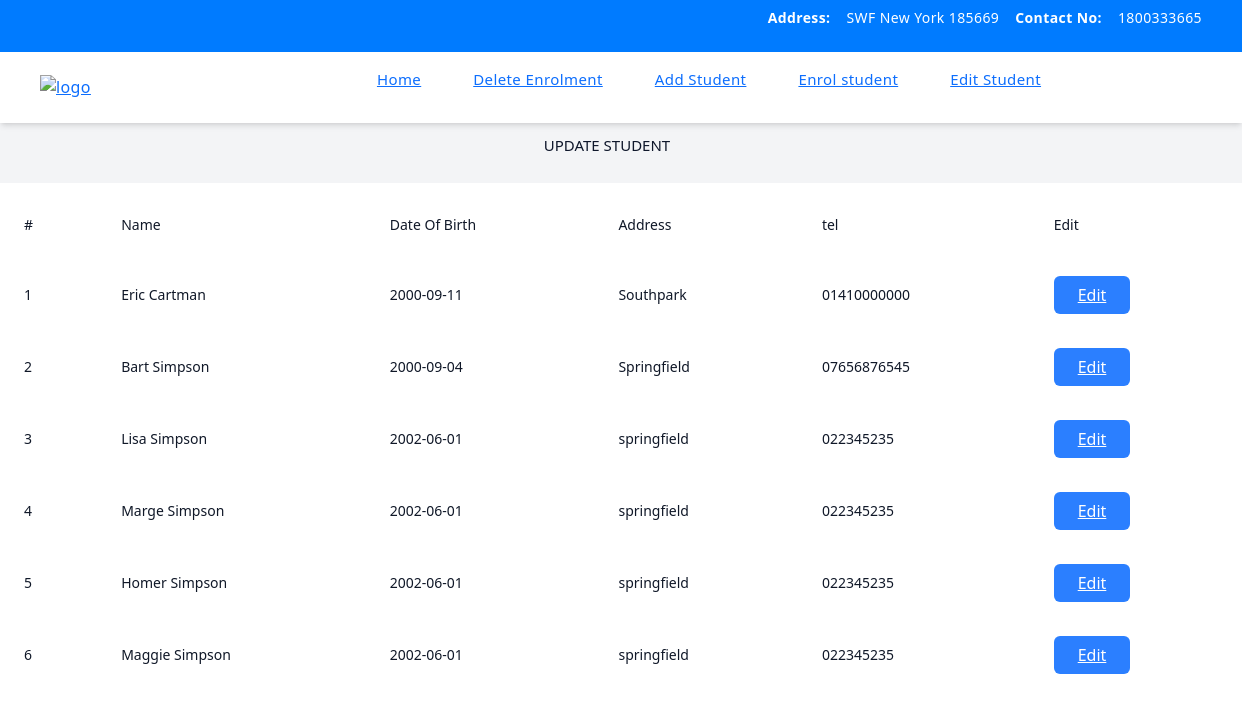
/pages/update-student.php, run on the app's committed database.
### tables this page shows
CREATE TABLE `student` (
  `student_id` int(11) NOT NULL,
  `student_name` varchar(64) DEFAULT NULL,
  `dob` date DEFAULT NULL,
  `address` varchar(255) DEFAULT NULL,
  `tel` varchar(13) DEFAULT NULL
);

### pages/update-student.php (the view)
<?php
  include '../config/dbConfig.php';
  include '../partials/header.php';
  $students = $conn->prepare("SELECT
  student_id,
  student_name,
  dob,
  address,
  tel
  FROM student
  ");
  $students->execute();
  $students->store_result();
  $students->bind_result($studentId, $studentName, $studentDob, $studentAddress, $tel)
?>
<div class="bg-gray-100 px-4 py-2.5 gap-4">
  <div class="flex items-center justify-center flex-wrap gap-y-2 gap-x-6 pr-7 text-center relative">
    <p class="text-[15px] text-slate-900 font-medium leading-relaxed">UPDATE STUDENT</p>
  </div>
</div>
<div class="flex flex-col">
  <div class="overflow-x-auto sm:-mx-6 lg:-mx-8">
    <div class="py-2 inline-block min-w-full sm:px-6 lg:px-8">
      <div class="overflow-hidden">
        <table class="min-w-full">
          <thead class="border-b">
            <tr>
              <th scope="col" class="text-sm font-medium text-gray-900 px-6 py-4 text-left">#</th>
              <th scope="col" class="text-sm font-medium text-gray-900 px-6 py-4 text-left">Name</th>
              <th scope="col" class="text-sm font-medium text-gray-900 px-6 py-4 text-left">Date Of Birth</th>
              <th scope="col" class="text-sm font-medium text-gray-900 px-6 py-4 text-left">Address</th>
              <th scope="col" class="text-sm font-medium text-gray-900 px-6 py-4 text-left">tel</th>
              <th scope="col" class="text-sm font-medium text-gray-900 px-6 py-4 text-left">Edit</th>
            </tr>
          </thead>
          <tbody>
            <?php while($students->fetch()) : ?>
            <tr class="border-b">
              <td class="px-6 py-4 whitespace-nowrap text-sm font-medium text-gray-900" ><?= $studentId ?></td>
              <td class="text-sm text-gray-900 font-light px-6 py-4 whitespace-nowrap" name = "name"><?= $studentName ?></td>
              <td class="text-sm text-gray-900 font-light px-6 py-4 whitespace-nowrap" name = "dob"><?= $studentDob ?></td>
              <td class="text-sm text-gray-900 font-light px-6 py-4 whitespace-nowrap" name = "address"><?= $studentAddress ?></td>
              <td class="text-sm text-gray-900 font-light px-6 py-4 whitespace-nowrap" name = "tel"><?= $tel ?></td>
              <td class="px-6 py-4 whitespace-nowrap">
                <a href="update-student-form.php?studentid=<?= $studentId ?>" class="px-4 py-2 font-medium text-white bg-blue-500 rounded-md hover:bg-blue-500 focus:outline-none focus:shadow-outline-blue active:bg-blue-600 transition duration-150 ease-in-out">Edit</a>
              </td>
            </tr>
            <?php endwhile ?>
          </tbody>
        </table>
      </div>
    </div>
  </div>
</div>
<?php
  include '../partials/footer.php';
?>

### partials/header.php (shortened to what this page needs)
<!DOCTYPE html>
<html lang="en">
<head>
    <link rel="stylesheet" href="https://cdn.jsdelivr.net/npm/bootstrap@5.2.3/dist/css/bootstrap.min.css">
    <script src="https://cdn.jsdelivr.net/npm/@tailwindcss/browser@4"></script>
</head>
<body>
<header class="shadow-md tracking-wide relative z-50">
      <section class="py-2 bg-[#007bff] text-white text-right px-10">
        <p class="text-sm"><span class="mx-3 font-semibold">Address:</span>SWF New York 185669<span class="mx-3 font-semibold">Contact
          No:</span>1800333665</p>
      </section>
      <div class="flex flex-wrap items-center justify-between gap-4 px-10 py-3 bg-white min-h-[65px]">
        <a href="javascript:void(0)"><img src="https://readymadeui.com/readymadeui.svg" alt="logo" class="w-36" />
        </a>
        <div id="collapseMenu"
          class="max-lg:hidden lg:!block max-lg:before:fixed max-lg:before:bg-black max-lg:before:opacity-50 max-lg:before:inset-0 max-lg:before:z-50">
          <ul
            class="lg:flex lg:gap-x-5 max-lg:space-y-3 max-lg:fixed max-lg:bg-white max-lg:w-1/2 max-lg:min-w-[300px] max-lg:top-0 max-lg:left-0 max-lg:p-6 max-lg:h-full max-lg:shadow-md max-lg:overflow-auto z-50">
            <li class="max-lg:border-b max-lg:border-gray-300 max-lg:py-3 px-3">
              <a href='../pages/index.php'
                class="hover:text-blue-700 text-blue-700 block font-medium text-[15px]">Home</a>
            </li>
            <li class="max-lg:border-b max-lg:border-gray-300 max-lg:py-3 px-3"><a href='../pages/delete-enrolment.php'
              class="hover:text-blue-700 text-slate-900 block font-medium text-[15px]">Delete Enrolment</a>
            </li>
            <li class="max-lg:border-b max-lg:border-gray-300 max-lg:py-3 px-3"><a href='../pages/add-student.php'
              class="hover:text-blue-700 text-slate-900 block font-medium text-[15px]">Add Student</a>
            </li>
            <li class="max-lg:border-b max-lg:border-gray-300 max-lg:py-3 px-3"><a href='../pages/enrol-student.php'
              class="hover:text-blue-700 text-slate-900 block font-medium text-[15px]">Enrol student</a>
            </li>
            <li class="max-lg:border-b max-lg:border-gray-300 max-lg:py-3 px-3"><a href='../pages/update-student.php'
              class="hover:text-blue-700 text-slate-900 block font-medium text-[15px]">Edit Student</a>
            </li>
          </ul>
        </div>
      </div>
    </header>

### partials/footer.php
</body>
</html>

### data on the page
student: student_id "1", student_name "Eric Cartman", dob "2000-09-11", address "Southpark", tel "01410000000"
student: student_id "2", student_name "Bart Simpson", dob "2000-09-04", address "Springfield", tel "07656876545"
student: student_id "3", student_name "Lisa Simpson", dob "2002-06-01", address "springfield", tel "022345235"
student: student_id "4", student_name "Marge Simpson", dob "2002-06-01", address "springfield", tel "022345235"
student: student_id "5", student_name "Homer Simpson", dob "2002-06-01", address "springfield", tel "022345235"
student: student_id "6", student_name "Maggie Simpson", dob "2002-06-01", address "springfield", tel "022345235"
